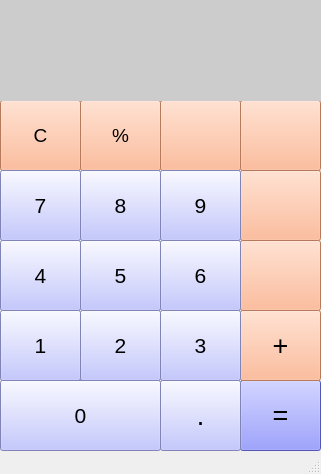
<?xml version="1.0" encoding="UTF-8"?>
<ui version="4.0">
 <class>MainWindow</class>
 <widget class="QMainWindow" name="MainWindow">
  <property name="geometry">
   <rect>
    <x>0</x>
    <y>0</y>
    <width>321</width>
    <height>474</height>
   </rect>
  </property>
  <property name="font">
   <font>
    <pointsize>4</pointsize>
   </font>
  </property>
  <property name="mouseTracking">
   <bool>true</bool>
  </property>
  <property name="acceptDrops">
   <bool>true</bool>
  </property>
  <property name="windowTitle">
   <string>Calculator</string>
  </property>
  <property name="windowIcon">
   <iconset>
    <activeon>calculator_icon (2).png</activeon>
   </iconset>
  </property>
  <property name="toolButtonStyle">
   <enum>Qt::ToolButtonIconOnly</enum>
  </property>
  <property name="animated">
   <bool>true</bool>
  </property>
  <property name="documentMode">
   <bool>false</bool>
  </property>
  <property name="dockOptions">
   <set>QMainWindow::AnimatedDocks</set>
  </property>
  <widget class="QWidget" name="centralwidget">
   <widget class="QPushButton" name="pushButton_clear">
    <property name="geometry">
     <rect>
      <x>0</x>
      <y>100</y>
      <width>81</width>
      <height>71</height>
     </rect>
    </property>
    <property name="font">
     <font>
      <pointsize>14</pointsize>
     </font>
    </property>
    <property name="styleSheet">
     <string notr="true">background-color: rgb(255, 170, 127)</string>
    </property>
    <property name="text">
     <string>C</string>
    </property>
   </widget>
   <widget class="QPushButton" name="pushButton_divide">
    <property name="geometry">
     <rect>
      <x>240</x>
      <y>170</y>
      <width>81</width>
      <height>71</height>
     </rect>
    </property>
    <property name="font">
     <font>
      <pointsize>14</pointsize>
     </font>
    </property>
    <property name="styleSheet">
     <string notr="true">background-color: rgb(255, 170, 127)</string>
    </property>
    <property name="text">
     <string/>
    </property>
    <property name="icon">
     <iconset>
      <normaloff>../../icons8-divide-32.png</normaloff>../../icons8-divide-32.png</iconset>
    </property>
    <property name="iconSize">
     <size>
      <width>23</width>
      <height>23</height>
     </size>
    </property>
   </widget>
   <widget class="QPushButton" name="pushButton_multiply">
    <property name="geometry">
     <rect>
      <x>160</x>
      <y>100</y>
      <width>81</width>
      <height>71</height>
     </rect>
    </property>
    <property name="font">
     <font>
      <pointsize>14</pointsize>
     </font>
    </property>
    <property name="styleSheet">
     <string notr="true">background-color: rgb(255, 170, 127)</string>
    </property>
    <property name="text">
     <string/>
    </property>
    <property name="icon">
     <iconset>
      <normaloff>../../icons8-multiply-32.png</normaloff>../../icons8-multiply-32.png</iconset>
    </property>
    <property name="iconSize">
     <size>
      <width>20</width>
      <height>20</height>
     </size>
    </property>
   </widget>
   <widget class="QPushButton" name="pushButton_backspace">
    <property name="geometry">
     <rect>
      <x>240</x>
      <y>100</y>
      <width>81</width>
      <height>71</height>
     </rect>
    </property>
    <property name="font">
     <font>
      <pointsize>14</pointsize>
     </font>
    </property>
    <property name="styleSheet">
     <string notr="true">background-color: rgb(255, 170, 127)</string>
    </property>
    <property name="text">
     <string/>
    </property>
    <property name="icon">
     <iconset>
      <normaloff>../../if_backspace_83227.png</normaloff>../../if_backspace_83227.png</iconset>
    </property>
    <property name="iconSize">
     <size>
      <width>25</width>
      <height>25</height>
     </size>
    </property>
   </widget>
   <widget class="QPushButton" name="pushButton_7">
    <property name="geometry">
     <rect>
      <x>0</x>
      <y>170</y>
      <width>81</width>
      <height>71</height>
     </rect>
    </property>
    <property name="font">
     <font>
      <pointsize>16</pointsize>
     </font>
    </property>
    <property name="styleSheet">
     <string notr="true">background-color: rgb(178, 183, 255)
</string>
    </property>
    <property name="text">
     <string>7</string>
    </property>
   </widget>
   <widget class="QPushButton" name="pushButton_8">
    <property name="geometry">
     <rect>
      <x>80</x>
      <y>170</y>
      <width>81</width>
      <height>71</height>
     </rect>
    </property>
    <property name="font">
     <font>
      <pointsize>16</pointsize>
     </font>
    </property>
    <property name="styleSheet">
     <string notr="true">background-color: rgb(178, 183, 255)
</string>
    </property>
    <property name="text">
     <string>8</string>
    </property>
   </widget>
   <widget class="QPushButton" name="pushButton_9">
    <property name="geometry">
     <rect>
      <x>160</x>
      <y>170</y>
      <width>81</width>
      <height>71</height>
     </rect>
    </property>
    <property name="font">
     <font>
      <pointsize>16</pointsize>
     </font>
    </property>
    <property name="styleSheet">
     <string notr="true">background-color: rgb(178, 183, 255)
</string>
    </property>
    <property name="text">
     <string>9</string>
    </property>
   </widget>
   <widget class="QPushButton" name="pushButton_minus">
    <property name="geometry">
     <rect>
      <x>240</x>
      <y>240</y>
      <width>81</width>
      <height>71</height>
     </rect>
    </property>
    <property name="font">
     <font>
      <pointsize>14</pointsize>
     </font>
    </property>
    <property name="styleSheet">
     <string notr="true">background-color: rgb(255, 170, 127)</string>
    </property>
    <property name="text">
     <string/>
    </property>
    <property name="icon">
     <iconset>
      <normaloff>../../icons8-subtract-32.png</normaloff>../../icons8-subtract-32.png</iconset>
    </property>
    <property name="iconSize">
     <size>
      <width>20</width>
      <height>20</height>
     </size>
    </property>
   </widget>
   <widget class="QPushButton" name="pushButton_4">
    <property name="geometry">
     <rect>
      <x>0</x>
      <y>240</y>
      <width>81</width>
      <height>71</height>
     </rect>
    </property>
    <property name="font">
     <font>
      <pointsize>16</pointsize>
     </font>
    </property>
    <property name="styleSheet">
     <string notr="true">background-color: rgb(178, 183, 255)
</string>
    </property>
    <property name="text">
     <string>4</string>
    </property>
   </widget>
   <widget class="QPushButton" name="pushButton_5">
    <property name="geometry">
     <rect>
      <x>80</x>
      <y>240</y>
      <width>81</width>
      <height>71</height>
     </rect>
    </property>
    <property name="minimumSize">
     <size>
      <width>0</width>
      <height>0</height>
     </size>
    </property>
    <property name="font">
     <font>
      <pointsize>16</pointsize>
     </font>
    </property>
    <property name="styleSheet">
     <string notr="true">background-color: rgb(178, 183, 255)
</string>
    </property>
    <property name="text">
     <string>5</string>
    </property>
   </widget>
   <widget class="QPushButton" name="pushButton_6">
    <property name="geometry">
     <rect>
      <x>160</x>
      <y>240</y>
      <width>81</width>
      <height>71</height>
     </rect>
    </property>
    <property name="font">
     <font>
      <pointsize>16</pointsize>
     </font>
    </property>
    <property name="styleSheet">
     <string notr="true">background-color: rgb(178, 183, 255)
</string>
    </property>
    <property name="text">
     <string>6</string>
    </property>
   </widget>
   <widget class="QPushButton" name="pushButton_plus">
    <property name="geometry">
     <rect>
      <x>240</x>
      <y>310</y>
      <width>81</width>
      <height>71</height>
     </rect>
    </property>
    <property name="font">
     <font>
      <pointsize>20</pointsize>
     </font>
    </property>
    <property name="styleSheet">
     <string notr="true">background-color: rgb(255, 170, 127);</string>
    </property>
    <property name="text">
     <string>+</string>
    </property>
   </widget>
   <widget class="QPushButton" name="pushButton_1">
    <property name="geometry">
     <rect>
      <x>0</x>
      <y>310</y>
      <width>81</width>
      <height>71</height>
     </rect>
    </property>
    <property name="font">
     <font>
      <pointsize>16</pointsize>
     </font>
    </property>
    <property name="styleSheet">
     <string notr="true">background-color: rgb(178, 183, 255)
</string>
    </property>
    <property name="text">
     <string>1</string>
    </property>
   </widget>
   <widget class="QPushButton" name="pushButton_2">
    <property name="geometry">
     <rect>
      <x>80</x>
      <y>310</y>
      <width>81</width>
      <height>71</height>
     </rect>
    </property>
    <property name="font">
     <font>
      <pointsize>16</pointsize>
     </font>
    </property>
    <property name="styleSheet">
     <string notr="true">background-color: rgb(178, 183, 255)
</string>
    </property>
    <property name="text">
     <string>2</string>
    </property>
   </widget>
   <widget class="QPushButton" name="pushButton_3">
    <property name="geometry">
     <rect>
      <x>160</x>
      <y>310</y>
      <width>81</width>
      <height>71</height>
     </rect>
    </property>
    <property name="font">
     <font>
      <pointsize>16</pointsize>
     </font>
    </property>
    <property name="autoFillBackground">
     <bool>false</bool>
    </property>
    <property name="styleSheet">
     <string notr="true">background-color: rgb(178, 183, 255)
</string>
    </property>
    <property name="text">
     <string>3</string>
    </property>
   </widget>
   <widget class="QPushButton" name="pushButton_0">
    <property name="geometry">
     <rect>
      <x>0</x>
      <y>380</y>
      <width>161</width>
      <height>71</height>
     </rect>
    </property>
    <property name="font">
     <font>
      <pointsize>16</pointsize>
     </font>
    </property>
    <property name="styleSheet">
     <string notr="true">background-color: rgb(178, 183, 255)
</string>
    </property>
    <property name="text">
     <string>0</string>
    </property>
   </widget>
   <widget class="QPushButton" name="pushButton_decimal">
    <property name="geometry">
     <rect>
      <x>160</x>
      <y>380</y>
      <width>81</width>
      <height>71</height>
     </rect>
    </property>
    <property name="font">
     <font>
      <pointsize>20</pointsize>
     </font>
    </property>
    <property name="styleSheet">
     <string notr="true">background-color: rgb(178, 183, 255)</string>
    </property>
    <property name="text">
     <string>.</string>
    </property>
   </widget>
   <widget class="QPushButton" name="pushButton_equal">
    <property name="geometry">
     <rect>
      <x>240</x>
      <y>380</y>
      <width>81</width>
      <height>71</height>
     </rect>
    </property>
    <property name="font">
     <font>
      <pointsize>20</pointsize>
     </font>
    </property>
    <property name="styleSheet">
     <string notr="true">background-color: rgb(115, 122, 255)</string>
    </property>
    <property name="text">
     <string>=</string>
    </property>
   </widget>
   <widget class="QPushButton" name="pushButton_percent">
    <property name="geometry">
     <rect>
      <x>80</x>
      <y>100</y>
      <width>81</width>
      <height>71</height>
     </rect>
    </property>
    <property name="font">
     <font>
      <pointsize>14</pointsize>
     </font>
    </property>
    <property name="styleSheet">
     <string notr="true">background-color: rgb(255, 170, 127)</string>
    </property>
    <property name="text">
     <string>%</string>
    </property>
    <property name="iconSize">
     <size>
      <width>16</width>
      <height>16</height>
     </size>
    </property>
   </widget>
   <widget class="QLabel" name="label">
    <property name="geometry">
     <rect>
      <x>0</x>
      <y>0</y>
      <width>321</width>
      <height>101</height>
     </rect>
    </property>
    <property name="font">
     <font>
      <pointsize>28</pointsize>
      <stylestrategy>PreferDefault</stylestrategy>
     </font>
    </property>
    <property name="mouseTracking">
     <bool>true</bool>
    </property>
    <property name="tabletTracking">
     <bool>true</bool>
    </property>
    <property name="layoutDirection">
     <enum>Qt::RightToLeft</enum>
    </property>
    <property name="styleSheet">
     <string notr="true">background-color: rgb(204, 204, 204);</string>
    </property>
    <property name="text">
     <string/>
    </property>
    <property name="alignment">
     <set>Qt::AlignRight|Qt::AlignTrailing|Qt::AlignVCenter</set>
    </property>
   </widget>
   <zorder>pushButton_equal</zorder>
   <zorder>pushButton_backspace</zorder>
   <zorder>pushButton_clear</zorder>
   <zorder>pushButton_percent</zorder>
   <zorder>pushButton_multiply</zorder>
   <zorder>pushButton_divide</zorder>
   <zorder>pushButton_7</zorder>
   <zorder>pushButton_8</zorder>
   <zorder>pushButton_9</zorder>
   <zorder>pushButton_4</zorder>
   <zorder>pushButton_1</zorder>
   <zorder>pushButton_minus</zorder>
   <zorder>pushButton_5</zorder>
   <zorder>pushButton_6</zorder>
   <zorder>pushButton_plus</zorder>
   <zorder>pushButton_2</zorder>
   <zorder>pushButton_3</zorder>
   <zorder>pushButton_0</zorder>
   <zorder>pushButton_decimal</zorder>
   <zorder>label</zorder>
  </widget>
  <widget class="QStatusBar" name="statusbar"/>
 </widget>
 <resources/>
 <connections/>
</ui>
